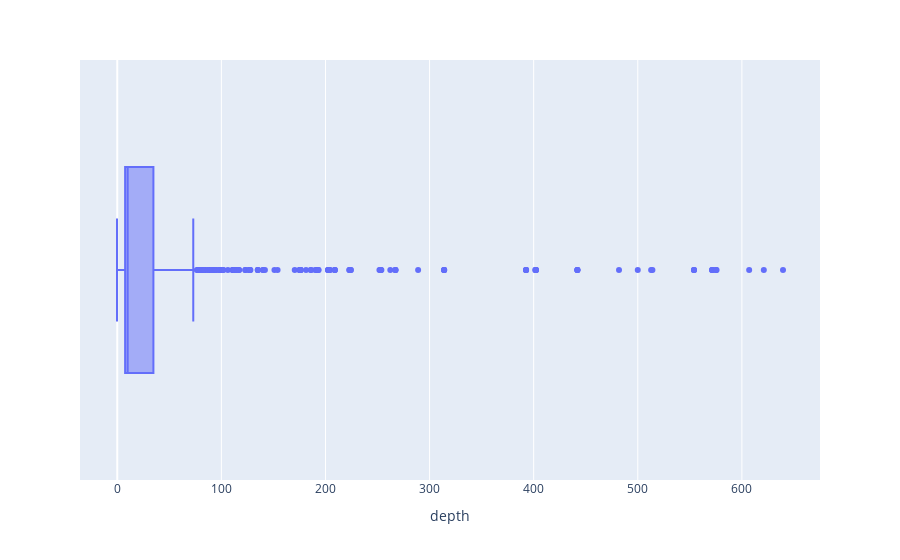

Notebook cell for this chart:
### Code cell
px.box(data_frame=df_dropped,x='depth')

### Figure 1 — Plotly figure (JSON) as saved in the notebook; plotly's stock layout.template omitted (floating-point values rounded to 4 significant figures; data arrays with more than 128 entries replaced by an {"elided": "..."} marker saying what was removed)
{"data": [{"alignmentgroup": "True", "hovertemplate": "depth=%{x}<extra></extra>", "legendgroup": "", "marker": {"color": "#636efa"}, "name": "", "notched": false, "offsetgroup": "", "orientation": "h", "showlegend": false, "type": "box", "x": {"elided": "1137 float values"}, "x0": " ", "xaxis": "x", "y0": " ", "yaxis": "y"}], "layout": {"autosize": true, "boxmode": "group", "legend": {"tracegroupgap": 0}, "margin": {"t": 60}, "xaxis": {"anchor": "y", "autorange": true, "domain": [0, 1], "range": [-35.79, 675.0], "title": {"text": "depth"}, "type": "linear"}, "yaxis": {"anchor": "x", "autorange": true, "domain": [0, 1], "range": [-0.5, 0.5], "type": "category"}}}
